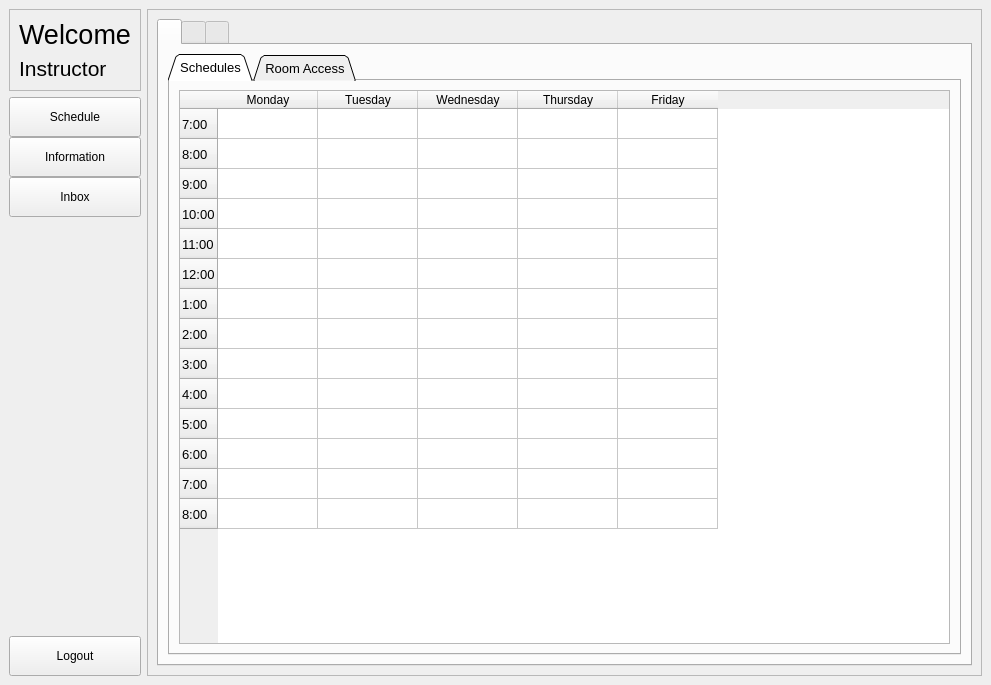
<?xml version="1.0" encoding="UTF-8"?>
<ui version="4.0">
 <class>MainWindow</class>
 <widget class="QMainWindow" name="MainWindow">
  <property name="geometry">
   <rect>
    <x>0</x>
    <y>0</y>
    <width>991</width>
    <height>685</height>
   </rect>
  </property>
  <property name="windowTitle">
   <string>MainWindow</string>
  </property>
  <widget class="QWidget" name="centralwidget">
   <layout class="QGridLayout" name="gridLayout_5">
    <item row="0" column="0">
     <layout class="QVBoxLayout" name="verticalLayout_3">
      <item>
       <widget class="QFrame" name="frame">
        <property name="frameShape">
         <enum>QFrame::StyledPanel</enum>
        </property>
        <property name="frameShadow">
         <enum>QFrame::Raised</enum>
        </property>
        <layout class="QGridLayout" name="gridLayout">
         <item row="0" column="0">
          <layout class="QVBoxLayout" name="verticalLayout_2">
           <item>
            <widget class="QLabel" name="label">
             <property name="font">
              <font>
               <pointsize>20</pointsize>
              </font>
             </property>
             <property name="text">
              <string>Welcome</string>
             </property>
            </widget>
           </item>
           <item>
            <widget class="QLabel" name="label_2">
             <property name="font">
              <font>
               <pointsize>16</pointsize>
              </font>
             </property>
             <property name="text">
              <string>Instructor</string>
             </property>
            </widget>
           </item>
          </layout>
         </item>
        </layout>
       </widget>
      </item>
      <item>
       <layout class="QVBoxLayout" name="verticalLayout">
        <property name="spacing">
         <number>0</number>
        </property>
        <item>
         <widget class="QPushButton" name="instructor_sched_btn">
          <property name="minimumSize">
           <size>
            <width>100</width>
            <height>40</height>
           </size>
          </property>
          <property name="text">
           <string>Schedule</string>
          </property>
         </widget>
        </item>
        <item>
         <widget class="QPushButton" name="instructor_info_btn">
          <property name="minimumSize">
           <size>
            <width>100</width>
            <height>40</height>
           </size>
          </property>
          <property name="text">
           <string>Information</string>
          </property>
         </widget>
        </item>
        <item>
         <widget class="QPushButton" name="instructor_inbox_btn">
          <property name="minimumSize">
           <size>
            <width>100</width>
            <height>40</height>
           </size>
          </property>
          <property name="text">
           <string>Inbox</string>
          </property>
         </widget>
        </item>
       </layout>
      </item>
      <item>
       <spacer name="verticalSpacer">
        <property name="orientation">
         <enum>Qt::Vertical</enum>
        </property>
        <property name="sizeHint" stdset="0">
         <size>
          <width>20</width>
          <height>40</height>
         </size>
        </property>
       </spacer>
      </item>
      <item>
       <widget class="QPushButton" name="logout_btn">
        <property name="minimumSize">
         <size>
          <width>100</width>
          <height>40</height>
         </size>
        </property>
        <property name="text">
         <string>Logout</string>
        </property>
       </widget>
      </item>
     </layout>
    </item>
    <item row="0" column="1">
     <widget class="QFrame" name="frame_2">
      <property name="minimumSize">
       <size>
        <width>801</width>
        <height>637</height>
       </size>
      </property>
      <property name="frameShape">
       <enum>QFrame::StyledPanel</enum>
      </property>
      <property name="frameShadow">
       <enum>QFrame::Raised</enum>
      </property>
      <layout class="QGridLayout" name="gridLayout_3">
       <item row="0" column="1">
        <widget class="QTabWidget" name="instructor_menu_stackedwidget">
         <property name="currentIndex">
          <number>0</number>
         </property>
         <widget class="QWidget" name="instructor_menu_stackedwidgetPage1">
          <attribute name="title">
           <string/>
          </attribute>
          <layout class="QGridLayout" name="gridLayout_2">
           <item row="0" column="0">
            <widget class="QTabWidget" name="tabWidget">
             <property name="font">
              <font>
               <pointsize>10</pointsize>
              </font>
             </property>
             <property name="tabPosition">
              <enum>QTabWidget::North</enum>
             </property>
             <property name="tabShape">
              <enum>QTabWidget::Triangular</enum>
             </property>
             <property name="currentIndex">
              <number>0</number>
             </property>
             <widget class="QWidget" name="sched_table">
              <attribute name="title">
               <string>Schedules</string>
              </attribute>
              <layout class="QGridLayout" name="gridLayout_7">
               <item row="0" column="0">
                <widget class="QTableWidget" name="instructor_room_sched_table">
                 <row>
                  <property name="text">
                   <string>7:00</string>
                  </property>
                 </row>
                 <row>
                  <property name="text">
                   <string>8:00</string>
                  </property>
                 </row>
                 <row>
                  <property name="text">
                   <string>9:00</string>
                  </property>
                 </row>
                 <row>
                  <property name="text">
                   <string>10:00</string>
                  </property>
                 </row>
                 <row>
                  <property name="text">
                   <string>11:00</string>
                  </property>
                 </row>
                 <row>
                  <property name="text">
                   <string>12:00</string>
                  </property>
                 </row>
                 <row>
                  <property name="text">
                   <string>1:00</string>
                  </property>
                 </row>
                 <row>
                  <property name="text">
                   <string>2:00</string>
                  </property>
                 </row>
                 <row>
                  <property name="text">
                   <string>3:00</string>
                  </property>
                 </row>
                 <row>
                  <property name="text">
                   <string>4:00</string>
                  </property>
                 </row>
                 <row>
                  <property name="text">
                   <string>5:00</string>
                  </property>
                 </row>
                 <row>
                  <property name="text">
                   <string>6:00</string>
                  </property>
                 </row>
                 <row>
                  <property name="text">
                   <string>7:00</string>
                  </property>
                 </row>
                 <row>
                  <property name="text">
                   <string>8:00</string>
                  </property>
                 </row>
                 <column>
                  <property name="text">
                   <string>Monday</string>
                  </property>
                 </column>
                 <column>
                  <property name="text">
                   <string>Tuesday</string>
                  </property>
                 </column>
                 <column>
                  <property name="text">
                   <string>Wednesday</string>
                  </property>
                 </column>
                 <column>
                  <property name="text">
                   <string>Thursday</string>
                  </property>
                 </column>
                 <column>
                  <property name="text">
                   <string>Friday</string>
                  </property>
                 </column>
                </widget>
               </item>
              </layout>
             </widget>
             <widget class="QWidget" name="tab_2">
              <attribute name="title">
               <string>Room Access</string>
              </attribute>
              <layout class="QGridLayout" name="gridLayout_8">
               <item row="0" column="0">
                <layout class="QHBoxLayout" name="horizontalLayout_2">
                 <item>
                  <widget class="QLabel" name="label_55">
                   <property name="font">
                    <font>
                     <pointsize>14</pointsize>
                    </font>
                   </property>
                   <property name="text">
                    <string>Accessed Room:</string>
                   </property>
                  </widget>
                 </item>
                 <item>
                  <widget class="QLineEdit" name="accessed_room_instructor">
                   <property name="readOnly">
                    <bool>true</bool>
                   </property>
                  </widget>
                 </item>
                 <item>
                  <spacer name="horizontalSpacer_4">
                   <property name="orientation">
                    <enum>Qt::Horizontal</enum>
                   </property>
                   <property name="sizeHint" stdset="0">
                    <size>
                     <width>40</width>
                     <height>20</height>
                    </size>
                   </property>
                  </spacer>
                 </item>
                </layout>
               </item>
               <item row="2" column="0">
                <layout class="QVBoxLayout" name="verticalLayout_5">
                 <item alignment="Qt::AlignHCenter">
                  <widget class="QLabel" name="label_16">
                   <property name="font">
                    <font>
                     <pointsize>14</pointsize>
                    </font>
                   </property>
                   <property name="text">
                    <string>Registered Students</string>
                   </property>
                  </widget>
                 </item>
                 <item>
                  <widget class="QTableWidget" name="list_registered_stdnt_instructor_sched">
                   <property name="font">
                    <font>
                     <pointsize>10</pointsize>
                    </font>
                   </property>
                   <property name="frameShadow">
                    <enum>QFrame::Plain</enum>
                   </property>
                   <property name="editTriggers">
                    <set>QAbstractItemView::AnyKeyPressed|QAbstractItemView::DoubleClicked|QAbstractItemView::EditKeyPressed|QAbstractItemView::SelectedClicked</set>
                   </property>
                   <attribute name="horizontalHeaderDefaultSectionSize">
                    <number>130</number>
                   </attribute>
                   <row>
                    <property name="text">
                     <string>1.</string>
                    </property>
                   </row>
                   <column>
                    <property name="text">
                     <string>Student Name</string>
                    </property>
                   </column>
                   <column>
                    <property name="text">
                     <string>Student ID</string>
                    </property>
                   </column>
                   <item row="0" column="0">
                    <property name="text">
                     <string>Jonathan</string>
                    </property>
                   </item>
                   <item row="0" column="1">
                    <property name="text">
                     <string>23-XXX</string>
                    </property>
                   </item>
                  </widget>
                 </item>
                </layout>
               </item>
               <item row="0" column="1" rowspan="3">
                <widget class="QTableWidget" name="list_attendance">
                 <property name="font">
                  <font>
                   <pointsize>10</pointsize>
                  </font>
                 </property>
                 <property name="frameShadow">
                  <enum>QFrame::Plain</enum>
                 </property>
                 <property name="editTriggers">
                  <set>QAbstractItemView::AnyKeyPressed|QAbstractItemView::DoubleClicked|QAbstractItemView::EditKeyPressed|QAbstractItemView::SelectedClicked</set>
                 </property>
                 <attribute name="horizontalHeaderDefaultSectionSize">
                  <number>130</number>
                 </attribute>
                 <row>
                  <property name="text">
                   <string>1.</string>
                  </property>
                 </row>
                 <column>
                  <property name="text">
                   <string>Student Name</string>
                  </property>
                 </column>
                 <column>
                  <property name="text">
                   <string>Student ID</string>
                  </property>
                 </column>
                 <item row="0" column="0">
                  <property name="text">
                   <string>Jonathan</string>
                  </property>
                 </item>
                 <item row="0" column="1">
                  <property name="text">
                   <string>23-XXX</string>
                  </property>
                 </item>
                </widget>
               </item>
               <item row="1" column="0">
                <widget class="Line" name="line_2">
                 <property name="orientation">
                  <enum>Qt::Horizontal</enum>
                 </property>
                </widget>
               </item>
              </layout>
             </widget>
            </widget>
           </item>
          </layout>
         </widget>
         <widget class="QWidget" name="instructor_menu_stackedwidgetPage2">
          <attribute name="title">
           <string/>
          </attribute>
          <layout class="QGridLayout" name="gridLayout_4">
           <item row="0" column="0">
            <spacer name="horizontalSpacer">
             <property name="orientation">
              <enum>Qt::Horizontal</enum>
             </property>
             <property name="sizeType">
              <enum>QSizePolicy::Fixed</enum>
             </property>
             <property name="sizeHint" stdset="0">
              <size>
               <width>70</width>
               <height>20</height>
              </size>
             </property>
            </spacer>
           </item>
           <item row="0" column="2">
            <spacer name="horizontalSpacer_2">
             <property name="orientation">
              <enum>Qt::Horizontal</enum>
             </property>
             <property name="sizeType">
              <enum>QSizePolicy::Fixed</enum>
             </property>
             <property name="sizeHint" stdset="0">
              <size>
               <width>70</width>
               <height>20</height>
              </size>
             </property>
            </spacer>
           </item>
           <item row="0" column="1">
            <layout class="QVBoxLayout" name="verticalLayout_4">
             <property name="sizeConstraint">
              <enum>QLayout::SetDefaultConstraint</enum>
             </property>
             <item>
              <spacer name="verticalSpacer_3">
               <property name="orientation">
                <enum>Qt::Vertical</enum>
               </property>
               <property name="sizeType">
                <enum>QSizePolicy::Fixed</enum>
               </property>
               <property name="sizeHint" stdset="0">
                <size>
                 <width>20</width>
                 <height>40</height>
                </size>
               </property>
              </spacer>
             </item>
             <item>
              <layout class="QHBoxLayout" name="horizontalLayout_3">
               <property name="spacing">
                <number>0</number>
               </property>
               <item>
                <widget class="QLabel" name="label_11">
                 <property name="font">
                  <font>
                   <pointsize>11</pointsize>
                  </font>
                 </property>
                 <property name="text">
                  <string>Room Access Status:</string>
                 </property>
                </widget>
               </item>
               <item>
                <widget class="QLineEdit" name="room_access_status_instructor">
                 <property name="readOnly">
                  <bool>true</bool>
                 </property>
                </widget>
               </item>
               <item>
                <spacer name="horizontalSpacer_5">
                 <property name="orientation">
                  <enum>Qt::Horizontal</enum>
                 </property>
                 <property name="sizeHint" stdset="0">
                  <size>
                   <width>40</width>
                   <height>20</height>
                  </size>
                 </property>
                </spacer>
               </item>
              </layout>
             </item>
             <item>
              <spacer name="verticalSpacer_5">
               <property name="orientation">
                <enum>Qt::Vertical</enum>
               </property>
               <property name="sizeHint" stdset="0">
                <size>
                 <width>20</width>
                 <height>40</height>
                </size>
               </property>
              </spacer>
             </item>
             <item alignment="Qt::AlignTop">
              <widget class="QLabel" name="label_10">
               <property name="font">
                <font>
                 <pointsize>16</pointsize>
                </font>
               </property>
               <property name="text">
                <string>Instructor Information</string>
               </property>
              </widget>
             </item>
             <item>
              <layout class="QVBoxLayout" name="verticalLayout_19">
               <property name="spacing">
                <number>15</number>
               </property>
               <item>
                <spacer name="verticalSpacer_4">
                 <property name="orientation">
                  <enum>Qt::Vertical</enum>
                 </property>
                 <property name="sizeHint" stdset="0">
                  <size>
                   <width>20</width>
                   <height>40</height>
                  </size>
                 </property>
                </spacer>
               </item>
               <item>
                <widget class="Line" name="line">
                 <property name="orientation">
                  <enum>Qt::Horizontal</enum>
                 </property>
                </widget>
               </item>
               <item>
                <layout class="QVBoxLayout" name="verticalLayout_14">
                 <property name="spacing">
                  <number>0</number>
                 </property>
                 <item alignment="Qt::AlignLeft">
                  <widget class="QLabel" name="label_13">
                   <property name="font">
                    <font>
                     <pointsize>12</pointsize>
                    </font>
                   </property>
                   <property name="text">
                    <string>Name:</string>
                   </property>
                  </widget>
                 </item>
                 <item>
                  <layout class="QHBoxLayout" name="horizontalLayout_6">
                   <item>
                    <layout class="QVBoxLayout" name="verticalLayout_13">
                     <item>
                      <widget class="QLineEdit" name="first_name_lineedit_stdntinfo"/>
                     </item>
                     <item>
                      <widget class="QLabel" name="label_30">
                       <property name="font">
                        <font>
                         <pointsize>9</pointsize>
                        </font>
                       </property>
                       <property name="text">
                        <string>First Name</string>
                       </property>
                      </widget>
                     </item>
                    </layout>
                   </item>
                   <item>
                    <spacer name="horizontalSpacer_3">
                     <property name="orientation">
                      <enum>Qt::Horizontal</enum>
                     </property>
                     <property name="sizeType">
                      <enum>QSizePolicy::Fixed</enum>
                     </property>
                     <property name="sizeHint" stdset="0">
                      <size>
                       <width>30</width>
                       <height>20</height>
                      </size>
                     </property>
                    </spacer>
                   </item>
                   <item>
                    <layout class="QVBoxLayout" name="verticalLayout_12">
                     <item>
                      <widget class="QLineEdit" name="last_name_lineedit_stdntinfo"/>
                     </item>
                     <item>
                      <widget class="QLabel" name="label_12">
                       <property name="font">
                        <font>
                         <pointsize>9</pointsize>
                        </font>
                       </property>
                       <property name="text">
                        <string>Last Name</string>
                       </property>
                      </widget>
                     </item>
                    </layout>
                   </item>
                  </layout>
                 </item>
                </layout>
               </item>
               <item>
                <layout class="QHBoxLayout" name="horizontalLayout_7">
                 <item>
                  <layout class="QVBoxLayout" name="verticalLayout_15">
                   <property name="spacing">
                    <number>0</number>
                   </property>
                   <item alignment="Qt::AlignLeft">
                    <widget class="QLabel" name="label_14">
                     <property name="font">
                      <font>
                       <pointsize>12</pointsize>
                      </font>
                     </property>
                     <property name="text">
                      <string>Email:</string>
                     </property>
                    </widget>
                   </item>
                   <item alignment="Qt::AlignVCenter">
                    <widget class="QLineEdit" name="email_stdnt_lineedit_info"/>
                   </item>
                   <item>
                    <spacer name="verticalSpacer_8">
                     <property name="orientation">
                      <enum>Qt::Vertical</enum>
                     </property>
                     <property name="sizeType">
                      <enum>QSizePolicy::Fixed</enum>
                     </property>
                     <property name="sizeHint" stdset="0">
                      <size>
                       <width>20</width>
                       <height>10</height>
                      </size>
                     </property>
                    </spacer>
                   </item>
                  </layout>
                 </item>
                </layout>
               </item>
               <item>
                <layout class="QHBoxLayout" name="horizontalLayout_4">
                 <property name="spacing">
                  <number>0</number>
                 </property>
                 <item>
                  <layout class="QVBoxLayout" name="verticalLayout_6">
                   <item>
                    <widget class="QLabel" name="label_15">
                     <property name="font">
                      <font>
                       <pointsize>12</pointsize>
                      </font>
                     </property>
                     <property name="text">
                      <string>Password:</string>
                     </property>
                    </widget>
                   </item>
                   <item>
                    <widget class="QLineEdit" name="password_stdnt_info">
                     <property name="readOnly">
                      <bool>true</bool>
                     </property>
                    </widget>
                   </item>
                  </layout>
                 </item>
                </layout>
               </item>
               <item alignment="Qt::AlignHCenter">
                <widget class="QPushButton" name="change_pass">
                 <property name="minimumSize">
                  <size>
                   <width>100</width>
                   <height>40</height>
                  </size>
                 </property>
                 <property name="text">
                  <string>Change Password</string>
                 </property>
                </widget>
               </item>
              </layout>
             </item>
            </layout>
           </item>
           <item row="1" column="1">
            <spacer name="verticalSpacer_2">
             <property name="orientation">
              <enum>Qt::Vertical</enum>
             </property>
             <property name="sizeHint" stdset="0">
              <size>
               <width>20</width>
               <height>40</height>
              </size>
             </property>
            </spacer>
           </item>
          </layout>
         </widget>
         <widget class="QWidget" name="instructor_menu_stackedwidgetPage3">
          <attribute name="title">
           <string/>
          </attribute>
          <layout class="QGridLayout" name="gridLayout_6">
           <item row="0" column="0">
            <layout class="QGridLayout" name="gridLayout_18">
             <item row="0" column="0">
              <layout class="QVBoxLayout" name="verticalLayout_55">
               <item>
                <widget class="QLabel" name="label_43">
                 <property name="font">
                  <font>
                   <pointsize>14</pointsize>
                  </font>
                 </property>
                 <property name="text">
                  <string>Room Requests</string>
                 </property>
                </widget>
               </item>
               <item>
                <widget class="QListWidget" name="listsent_received_inbox_instructor">
                 <property name="font">
                  <font>
                   <pointsize>12</pointsize>
                  </font>
                 </property>
                 <property name="frameShape">
                  <enum>QFrame::Box</enum>
                 </property>
                 <property name="frameShadow">
                  <enum>QFrame::Plain</enum>
                 </property>
                 <item>
                  <property name="text">
                   <string>Example of Received Messages</string>
                  </property>
                 </item>
                </widget>
               </item>
              </layout>
             </item>
             <item row="0" column="1">
              <layout class="QVBoxLayout" name="verticalLayout_54">
               <item>
                <widget class="QLabel" name="label_44">
                 <property name="font">
                  <font>
                   <pointsize>14</pointsize>
                  </font>
                 </property>
                 <property name="text">
                  <string>Received Message</string>
                 </property>
                </widget>
               </item>
               <item>
                <widget class="QPlainTextEdit" name="received_message_instructor">
                 <property name="frameShape">
                  <enum>QFrame::Box</enum>
                 </property>
                 <property name="frameShadow">
                  <enum>QFrame::Plain</enum>
                 </property>
                 <property name="plainText">
                  <string>Example Message
</string>
                 </property>
                 <property name="textInteractionFlags">
                  <set>Qt::TextSelectableByKeyboard|Qt::TextSelectableByMouse</set>
                 </property>
                </widget>
               </item>
               <item>
                <layout class="QHBoxLayout" name="horizontalLayout_17">
                 <item>
                  <widget class="QPushButton" name="del_messages_instructor">
                   <property name="minimumSize">
                    <size>
                     <width>120</width>
                     <height>60</height>
                    </size>
                   </property>
                   <property name="text">
                    <string>Delete</string>
                   </property>
                  </widget>
                 </item>
                 <item>
                  <spacer name="horizontalSpacer_12">
                   <property name="orientation">
                    <enum>Qt::Horizontal</enum>
                   </property>
                   <property name="sizeHint" stdset="0">
                    <size>
                     <width>40</width>
                     <height>20</height>
                    </size>
                   </property>
                  </spacer>
                 </item>
                 <item alignment="Qt::AlignRight">
                  <widget class="QPushButton" name="send_message_instructor_btn">
                   <property name="minimumSize">
                    <size>
                     <width>120</width>
                     <height>60</height>
                    </size>
                   </property>
                   <property name="text">
                    <string>Compose</string>
                   </property>
                  </widget>
                 </item>
                </layout>
               </item>
              </layout>
             </item>
            </layout>
           </item>
          </layout>
         </widget>
        </widget>
       </item>
      </layout>
     </widget>
    </item>
   </layout>
  </widget>
 </widget>
 <resources/>
 <connections/>
</ui>
